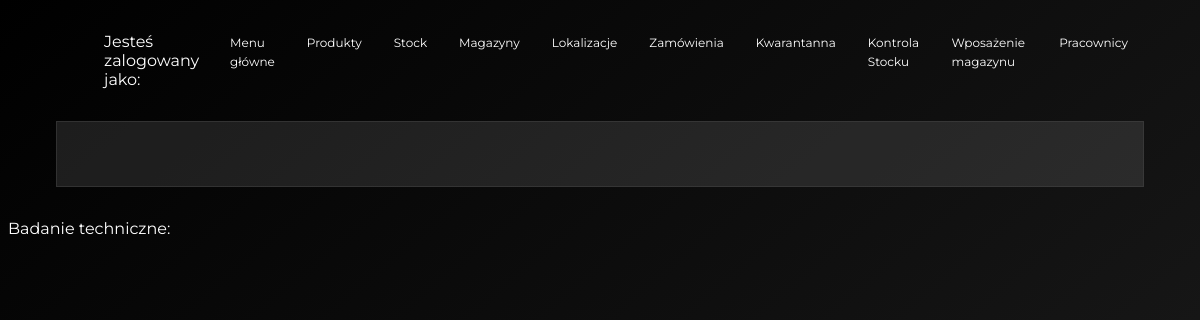
/warehouseEquipmentCertification.html?equipmentId=1, run on an earlier commit of the app's database.
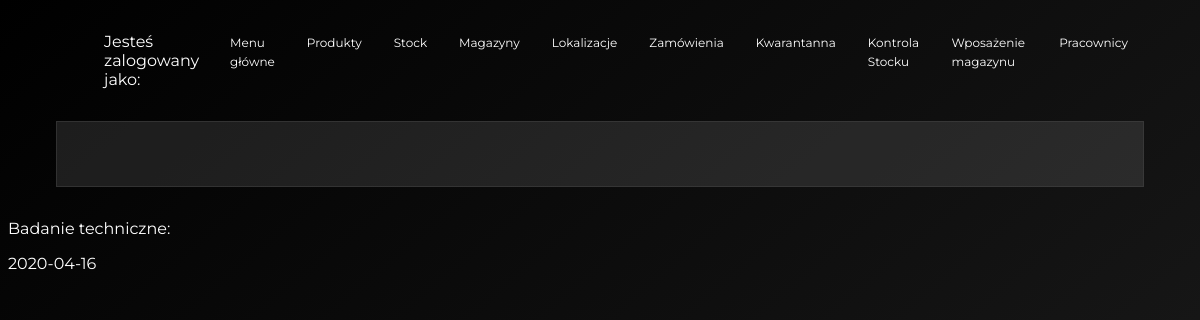
And on a later commit of the database.
### model.py (models this page shows)
class WarehouseEquipmentCertification(db.Model):
    __tablename__ = 'warehouse_equipment_certification'
    id = db.Column(db.Integer, primary_key=True)
    equipment_id = db.Column(db.Integer, db.ForeignKey('warehouse_equipment.id'))
    start_date = db.Column(db.Date)
    end_date = db.Column(db.Date, nullable=True)

### app.py (the view)
@app.route('/warehouseEquipmentCertification.html', methods=['GET', 'POST'])
def warehouseEquipmentCertification():
    equipment_id = request.args.get('equipmentId')
    if request.method == 'POST':
        return redirect(url_for('warehouseEquipment'))
    one = model.WarehouseEquipmentCertification.query.filter_by(id=equipment_id).first()
    return render_template('warehouseEquipmentCertification.html', one = one)

### templates/warehouseEquipmentCertification.html (shortened to what this page needs)
{% extends "warehouseBase.html" %}
{% block head %}
    {{ super() }}
{% endblock %}
{% block body %}
    {{ super() }}
    <p>Badanie techniczne: </p>
    {{ one.start_date }}
{% endblock %}

What changed in the data, as far as the page shows it:
added WarehouseEquipmentCertification: start_date "2020-04-16"
